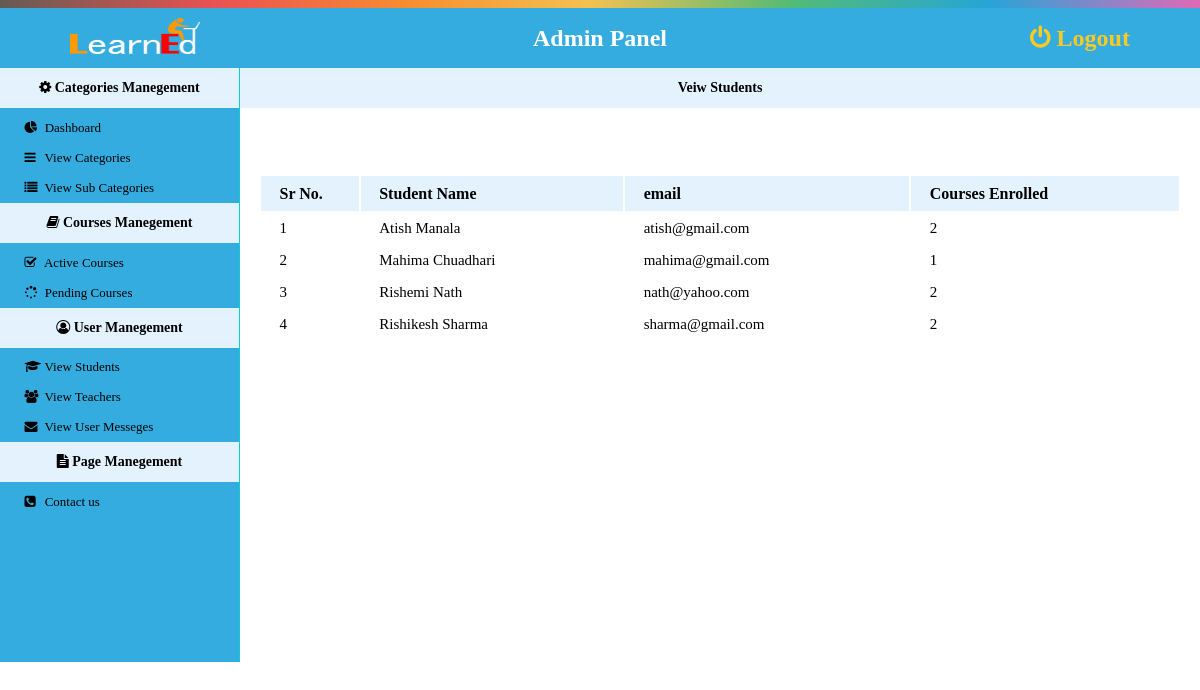
Page /admin/index.php?view_std (signed in) on the earlier database version.
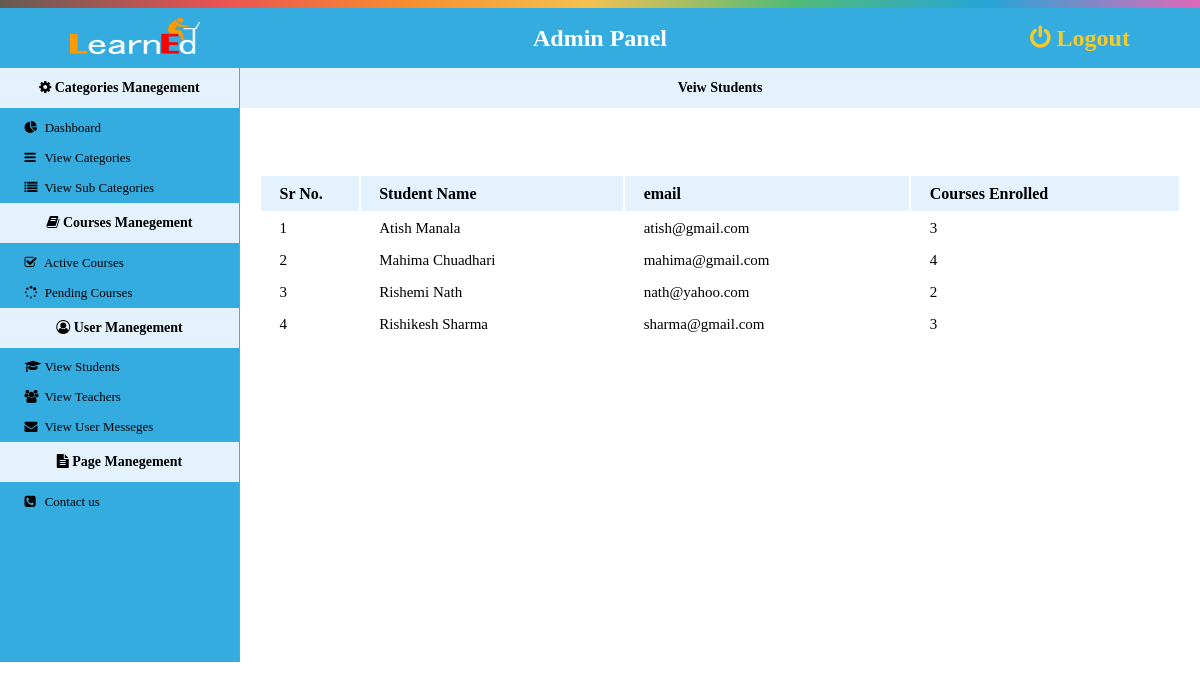
Same page on the later database version.
### tables this page shows
CREATE TABLE `signup_user` (
  `UID` int(11) NOT NULL,
  `fname` varchar(25) NOT NULL,
  `lname` varchar(25) NOT NULL,
  `email` varchar(60) NOT NULL,
  `level` varchar(20) NOT NULL,
  `password` varchar(50) NOT NULL,
  `answer` varchar(100) DEFAULT NULL
);

### admin/inc/function.php (the view, shortened to what this page needs)
<?php
	function view_std(){
		include("inc/db.php");
		$get_cat=$con->prepare("select u.*,(select COUNT(*) from enrolled as e where e.UID=u.UID) as enrolled_num from signup_user as u where level='student' order by fname ");
		$get_cat->execute();
		$i=1;
		while ($row=$get_cat->fetch(PDO::FETCH_ASSOC)):
		echo"<tr>
				<td>".$i++."</td>
				<td>".$row['fname'].' '.$row['lname']."</td>
				<td>".$row['email']."</td>
				<td>".$row['enrolled_num']."</td>
				";
		endwhile;
	}
?>

Differences in the rows shown:
changed signup_user "Atish": enrolled_num "2" → "3"
changed signup_user "Mahima": enrolled_num "1" → "4"
changed signup_user "Rishikesh": enrolled_num "2" → "3"
